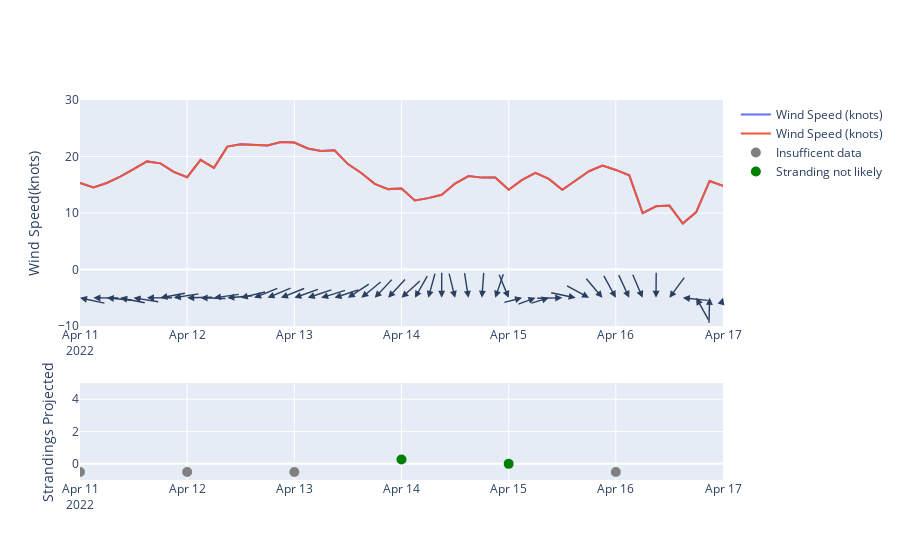

The notebook cell saved with this chart:
### Code cell
fig = make_subplots(rows=2, cols=1, row_heights=[0.7, 0.3])

fig.add_trace(
    go.Scatter(x = times, y= ds.ws, name='Wind Speed (knots)', visible=True), row = 1, col =1)


fig.add_trace(
    go.Scatter(x = times, y= ds.ws, name='Wind Speed (knots)', visible=True), row = 1, col =1)


x = df.predict.where(df.predict<0).dropna()
fig.add_trace(
    go.Scatter(x = x.index.values, y= list(x.values),  
                    visible=True, 
                    marker = dict(size=10, color = 'grey'),
                    mode='markers',
                    name='Insufficent data'), row = 2, col =1)


x = df.predict.where(df.predict>=0).where(df.predict<0.6).dropna()
fig.add_trace(
    go.Scatter(x = x.index.values, y= list(x.values),  
                    visible=True, 
                    marker = dict(size=10, color = 'green'),
                    mode='markers',
                    name='Stranding not likely'), row = 2, col =1)

x = df.predict.where(df.predict>=0.6).where(df.predict<1).dropna()
fig.add_trace(
    go.Scatter(x = x.index.values, y= list(x.values),  
                    visible=True, 
                    marker = dict(size=10, color = 'yellow'),
                    mode='markers',
                    name='Stranding Possible'), row = 2, col =1)


x = df.predict.where(df.predict>=1).dropna()
fig.add_trace(
    go.Scatter(x = x.index.values, y= list(x.values),  
                    visible=True, 
                    marker = dict(size=10, color = 'red'),
                    mode='markers',
                    name='Stranding Likely'), row = 2, col =1)



for a in arrows:
    fig.add_annotation(a)
    
fig.update_yaxes(range=[-10, 30], row = 1)
fig.update_xaxes(range=[times[0], times[-1]], row = 1)
if df.predict.max() < 1:
    fig.update_yaxes(range=[-1, 5], row = 2)
fig.update_xaxes(range=[times[0], times[-1]], row = 2)


fig.update_yaxes(title="Wind Speed(knots)", row = 1)
fig.update_yaxes(title="Strandings Projected", row = 2)
    
fig.show()

### Figure 1 — Plotly figure (JSON) as saved in the notebook; plotly's stock layout.template omitted (floating-point values rounded to 4 significant figures)
{"data": [{"name": "Wind Speed (knots)", "type": "scatter", "visible": true, "x": ["2022-04-11T00:00:00", "2022-04-11T03:00:00", "2022-04-11T06:00:00", "2022-04-11T09:00:00", "2022-04-11T12:00:00", "2022-04-11T15:00:00", "2022-04-11T18:00:00", "2022-04-11T21:00:00", "2022-04-12T00:00:00", "2022-04-12T03:00:00", "2022-04-12T06:00:00", "2022-04-12T09:00:00", "2022-04-12T12:00:00", "2022-04-12T15:00:00", "2022-04-12T18:00:00", "2022-04-12T21:00:00", "2022-04-13T00:00:00", "2022-04-13T03:00:00", "2022-04-13T06:00:00", "2022-04-13T09:00:00", "2022-04-13T12:00:00", "2022-04-13T15:00:00", "2022-04-13T18:00:00", "2022-04-13T21:00:00", "2022-04-14T00:00:00", "2022-04-14T03:00:00", "2022-04-14T06:00:00", "2022-04-14T09:00:00", "2022-04-14T12:00:00", "2022-04-14T15:00:00", "2022-04-14T18:00:00", "2022-04-14T21:00:00", "2022-04-15T00:00:00", "2022-04-15T03:00:00", "2022-04-15T06:00:00", "2022-04-15T09:00:00", "2022-04-15T12:00:00", "2022-04-15T15:00:00", "2022-04-15T18:00:00", "2022-04-15T21:00:00", "2022-04-16T00:00:00", "2022-04-16T03:00:00", "2022-04-16T06:00:00", "2022-04-16T09:00:00", "2022-04-16T12:00:00", "2022-04-16T15:00:00", "2022-04-16T18:00:00", "2022-04-16T21:00:00", "2022-04-17T00:00:00"], "xaxis": "x", "y": [15.33, 14.53, 15.32, 16.44, 17.77, 19.14, 18.79, 17.28, 16.34, 19.41, 18.0, 21.75, 22.18, 22.08, 21.96, 22.55, 22.47, 21.42, 20.96, 21.11, 18.66, 17.08, 15.16, 14.23, 14.35, 12.24, 12.64, 13.23, 15.21, 16.55, 16.27, 16.28, 14.11, 15.86, 17.13, 16.03, 14.12, 15.76, 17.4, 18.41, 17.63, 16.69, 9.977, 11.2, 11.33, 8.14, 10.18, 15.68, 14.82], "yaxis": "y"}, {"name": "Wind Speed (knots)", "type": "scatter", "visible": true, "x": ["2022-04-11T00:00:00", "2022-04-11T03:00:00", "2022-04-11T06:00:00", "2022-04-11T09:00:00", "2022-04-11T12:00:00", "2022-04-11T15:00:00", "2022-04-11T18:00:00", "2022-04-11T21:00:00", "2022-04-12T00:00:00", "2022-04-12T03:00:00", "2022-04-12T06:00:00", "2022-04-12T09:00:00", "2022-04-12T12:00:00", "2022-04-12T15:00:00", "2022-04-12T18:00:00", "2022-04-12T21:00:00", "2022-04-13T00:00:00", "2022-04-13T03:00:00", "2022-04-13T06:00:00", "2022-04-13T09:00:00", "2022-04-13T12:00:00", "2022-04-13T15:00:00", "2022-04-13T18:00:00", "2022-04-13T21:00:00", "2022-04-14T00:00:00", "2022-04-14T03:00:00", "2022-04-14T06:00:00", "2022-04-14T09:00:00", "2022-04-14T12:00:00", "2022-04-14T15:00:00", "2022-04-14T18:00:00", "2022-04-14T21:00:00", "2022-04-15T00:00:00", "2022-04-15T03:00:00", "2022-04-15T06:00:00", "2022-04-15T09:00:00", "2022-04-15T12:00:00", "2022-04-15T15:00:00", "2022-04-15T18:00:00", "2022-04-15T21:00:00", "2022-04-16T00:00:00", "2022-04-16T03:00:00", "2022-04-16T06:00:00", "2022-04-16T09:00:00", "2022-04-16T12:00:00", "2022-04-16T15:00:00", "2022-04-16T18:00:00", "2022-04-16T21:00:00", "2022-04-17T00:00:00"], "xaxis": "x", "y": [15.33, 14.53, 15.32, 16.44, 17.77, 19.14, 18.79, 17.28, 16.34, 19.41, 18.0, 21.75, 22.18, 22.08, 21.96, 22.55, 22.47, 21.42, 20.96, 21.11, 18.66, 17.08, 15.16, 14.23, 14.35, 12.24, 12.64, 13.23, 15.21, 16.55, 16.27, 16.28, 14.11, 15.86, 17.13, 16.03, 14.12, 15.76, 17.4, 18.41, 17.63, 16.69, 9.977, 11.2, 11.33, 8.14, 10.18, 15.68, 14.82], "yaxis": "y"}, {"marker": {"color": "grey", "size": 10}, "mode": "markers", "name": "Insufficent data", "type": "scatter", "visible": true, "x": ["2022-04-10T00:00:00.000000000", "2022-04-11T00:00:00.000000000", "2022-04-12T00:00:00.000000000", "2022-04-13T00:00:00.000000000", "2022-04-16T00:00:00.000000000"], "xaxis": "x2", "y": [-0.5, -0.5, -0.5, -0.5, -0.5], "yaxis": "y2"}, {"marker": {"color": "green", "size": 10}, "mode": "markers", "name": "Stranding not likely", "type": "scatter", "visible": true, "x": ["2022-04-14T00:00:00.000000000", "2022-04-15T00:00:00.000000000"], "xaxis": "x2", "y": [0.27, 0], "yaxis": "y2"}, {"marker": {"color": "yellow", "size": 10}, "mode": "markers", "name": "Stranding Possible", "type": "scatter", "visible": true, "x": [], "xaxis": "x2", "y": [], "yaxis": "y2"}, {"marker": {"color": "red", "size": 10}, "mode": "markers", "name": "Stranding Likely", "type": "scatter", "visible": true, "x": [], "xaxis": "x2", "y": [], "yaxis": "y2"}], "layout": {"annotations": [{"arrowhead": 2, "arrowsize": 1, "arrowwidth": 1.4, "ax": 24.43, "axref": "pixel", "ay": 5.299, "ayref": "pixel", "visible": true, "x": "2022-04-11T00:00:00", "xanchor": "left", "xref": "x", "y": -5, "yanchor": "bottom", "yref": "y"}, {"arrowhead": 2, "arrowsize": 1, "arrowwidth": 1.4, "ax": 25.0, "axref": "pixel", "ay": 0.2324, "ayref": "pixel", "visible": true, "x": "2022-04-11T03:00:00", "xanchor": "left", "xref": "x", "y": -5, "yanchor": "bottom", "yref": "y"}, {"arrowhead": 2, "arrowsize": 1, "arrowwidth": 1.4, "ax": 24.89, "axref": "pixel", "ay": 2.381, "ayref": "pixel", "visible": true, "x": "2022-04-11T06:00:00", "xanchor": "left", "xref": "x", "y": -5, "yanchor": "bottom", "yref": "y"}, {"arrowhead": 2, "arrowsize": 1, "arrowwidth": 1.4, "ax": 24.51, "axref": "pixel", "ay": 4.939, "ayref": "pixel", "visible": true, "x": "2022-04-11T09:00:00", "xanchor": "left", "xref": "x", "y": -5, "yanchor": "bottom", "yref": "y"}, {"arrowhead": 2, "arrowsize": 1, "arrowwidth": 1.4, "ax": 24.7, "axref": "pixel", "ay": 3.861, "ayref": "pixel", "visible": true, "x": "2022-04-11T12:00:00", "xanchor": "left", "xref": "x", "y": -5, "yanchor": "bottom", "yref": "y"}, {"arrowhead": 2, "arrowsize": 1, "arrowwidth": 1.4, "ax": 25.0, "axref": "pixel", "ay": -0.1094, "ayref": "pixel", "visible": true, "x": "2022-04-11T15:00:00", "xanchor": "left", "xref": "x", "y": -5, "yanchor": "bottom", "yref": "y"}, {"arrowhead": 2, "arrowsize": 1, "arrowwidth": 1.4, "ax": 24.57, "axref": "pixel", "ay": -4.643, "ayref": "pixel", "visible": true, "x": "2022-04-11T18:00:00", "xanchor": "left", "xref": "x", "y": -5, "yanchor": "bottom", "yref": "y"}, {"arrowhead": 2, "arrowsize": 1, "arrowwidth": 1.4, "ax": 24.69, "axref": "pixel", "ay": -3.94, "ayref": "pixel", "visible": true, "x": "2022-04-11T21:00:00", "xanchor": "left", "xref": "x", "y": -5, "yanchor": "bottom", "yref": "y"}, {"arrowhead": 2, "arrowsize": 1, "arrowwidth": 1.4, "ax": 24.99, "axref": "pixel", "ay": -0.6511, "ayref": "pixel", "visible": true, "x": "2022-04-12T00:00:00", "xanchor": "left", "xref": "x", "y": -5, "yanchor": "bottom", "yref": "y"}, {"arrowhead": 2, "arrowsize": 1, "arrowwidth": 1.4, "ax": 24.99, "axref": "pixel", "ay": 0.6205, "ayref": "pixel", "visible": true, "x": "2022-04-12T03:00:00", "xanchor": "left", "xref": "x", "y": -5, "yanchor": "bottom", "yref": "y"}, {"arrowhead": 2, "arrowsize": 1, "arrowwidth": 1.4, "ax": 24.75, "axref": "pixel", "ay": -3.498, "ayref": "pixel", "visible": true, "x": "2022-04-12T06:00:00", "xanchor": "left", "xref": "x", "y": -5, "yanchor": "bottom", "yref": "y"}, {"arrowhead": 2, "arrowsize": 1, "arrowwidth": 1.4, "ax": 24.91, "axref": "pixel", "ay": -2.087, "ayref": "pixel", "visible": true, "x": "2022-04-12T09:00:00", "xanchor": "left", "xref": "x", "y": -5, "yanchor": "bottom", "yref": "y"}, {"arrowhead": 2, "arrowsize": 1, "arrowwidth": 1.4, "ax": 24.31, "axref": "pixel", "ay": -5.844, "ayref": "pixel", "visible": true, "x": "2022-04-12T12:00:00", "xanchor": "left", "xref": "x", "y": -5, "yanchor": "bottom", "yref": "y"}, {"arrowhead": 2, "arrowsize": 1, "arrowwidth": 1.4, "ax": 23.15, "axref": "pixel", "ay": -9.429, "ayref": "pixel", "visible": true, "x": "2022-04-12T15:00:00", "xanchor": "left", "xref": "x", "y": -5, "yanchor": "bottom", "yref": "y"}, {"arrowhead": 2, "arrowsize": 1, "arrowwidth": 1.4, "ax": 23.0, "axref": "pixel", "ay": -9.799, "ayref": "pixel", "visible": true, "x": "2022-04-12T18:00:00", "xanchor": "left", "xref": "x", "y": -5, "yanchor": "bottom", "yref": "y"}, {"arrowhead": 2, "arrowsize": 1, "arrowwidth": 1.4, "ax": 23.2, "axref": "pixel", "ay": -9.324, "ayref": "pixel", "visible": true, "x": "2022-04-12T21:00:00", "xanchor": "left", "xref": "x", "y": -5, "yanchor": "bottom", "yref": "y"}, {"arrowhead": 2, "arrowsize": 1, "arrowwidth": 1.4, "ax": 23.55, "axref": "pixel", "ay": -8.378, "ayref": "pixel", "visible": true, "x": "2022-04-13T00:00:00", "xanchor": "left", "xref": "x", "y": -5, "yanchor": "bottom", "yref": "y"}, {"arrowhead": 2, "arrowsize": 1, "arrowwidth": 1.4, "ax": 23.7, "axref": "pixel", "ay": -7.964, "ayref": "pixel", "visible": true, "x": "2022-04-13T03:00:00", "xanchor": "left", "xref": "x", "y": -5, "yanchor": "bottom", "yref": "y"}, {"arrowhead": 2, "arrowsize": 1, "arrowwidth": 1.4, "ax": 23.84, "axref": "pixel", "ay": -7.513, "ayref": "pixel", "visible": true, "x": "2022-04-13T06:00:00", "xanchor": "left", "xref": "x", "y": -5, "yanchor": "bottom", "yref": "y"}, {"arrowhead": 2, "arrowsize": 1, "arrowwidth": 1.4, "ax": 23.69, "axref": "pixel", "ay": -7.982, "ayref": "pixel", "visible": true, "x": "2022-04-13T09:00:00", "xanchor": "left", "xref": "x", "y": -5, "yanchor": "bottom", "yref": "y"}, {"arrowhead": 2, "arrowsize": 1, "arrowwidth": 1.4, "ax": 20.89, "axref": "pixel", "ay": -13.73, "ayref": "pixel", "visible": true, "x": "2022-04-13T12:00:00", "xanchor": "left", "xref": "x", "y": -5, "yanchor": "bottom", "yref": "y"}, {"arrowhead": 2, "arrowsize": 1, "arrowwidth": 1.4, "ax": 19.29, "axref": "pixel", "ay": -15.9, "ayref": "pixel", "visible": true, "x": "2022-04-13T15:00:00", "xanchor": "left", "xref": "x", "y": -5, "yanchor": "bottom", "yref": "y"}, {"arrowhead": 2, "arrowsize": 1, "arrowwidth": 1.4, "ax": 17.14, "axref": "pixel", "ay": -18.2, "ayref": "pixel", "visible": true, "x": "2022-04-13T18:00:00", "xanchor": "left", "xref": "x", "y": -5, "yanchor": "bottom", "yref": "y"}, {"arrowhead": 2, "arrowsize": 1, "arrowwidth": 1.4, "ax": 16.91, "axref": "pixel", "ay": -18.42, "ayref": "pixel", "visible": true, "x": "2022-04-13T21:00:00", "xanchor": "left", "xref": "x", "y": -5, "yanchor": "bottom", "yref": "y"}, {"arrowhead": 2, "arrowsize": 1, "arrowwidth": 1.4, "ax": 18.39, "axref": "pixel", "ay": -16.94, "ayref": "pixel", "visible": true, "x": "2022-04-14T00:00:00", "xanchor": "left", "xref": "x", "y": -5, "yanchor": "bottom", "yref": "y"}, {"arrowhead": 2, "arrowsize": 1, "arrowwidth": 1.4, "ax": 12.35, "axref": "pixel", "ay": -21.74, "ayref": "pixel", "visible": true, "x": "2022-04-14T03:00:00", "xanchor": "left", "xref": "x", "y": -5, "yanchor": "bottom", "yref": "y"}, {"arrowhead": 2, "arrowsize": 1, "arrowwidth": 1.4, "ax": 6.642, "axref": "pixel", "ay": -24.1, "ayref": "pixel", "visible": true, "x": "2022-04-14T06:00:00", "xanchor": "left", "xref": "x", "y": -5, "yanchor": "bottom", "yref": "y"}, {"arrowhead": 2, "arrowsize": 1, "arrowwidth": 1.4, "ax": 0.004774, "axref": "pixel", "ay": -25.0, "ayref": "pixel", "visible": true, "x": "2022-04-14T09:00:00", "xanchor": "left", "xref": "x", "y": -5, "yanchor": "bottom", "yref": "y"}, {"arrowhead": 2, "arrowsize": 1, "arrowwidth": 1.4, "ax": -5.963, "axref": "pixel", "ay": -24.28, "ayref": "pixel", "visible": true, "x": "2022-04-14T12:00:00", "xanchor": "left", "xref": "x", "y": -5, "yanchor": "bottom", "yref": "y"}, {"arrowhead": 2, "arrowsize": 1, "arrowwidth": 1.4, "ax": -3.947, "axref": "pixel", "ay": -24.69, "ayref": "pixel", "visible": true, "x": "2022-04-14T15:00:00", "xanchor": "left", "xref": "x", "y": -5, "yanchor": "bottom", "yref": "y"}, {"arrowhead": 2, "arrowsize": 1, "arrowwidth": 1.4, "ax": 1.845, "axref": "pixel", "ay": -24.93, "ayref": "pixel", "visible": true, "x": "2022-04-14T18:00:00", "xanchor": "left", "xref": "x", "y": -5, "yanchor": "bottom", "yref": "y"}, {"arrowhead": 2, "arrowsize": 1, "arrowwidth": 1.4, "ax": 8.046, "axref": "pixel", "ay": -23.67, "ayref": "pixel", "visible": true, "x": "2022-04-14T21:00:00", "xanchor": "left", "xref": "x", "y": -5, "yanchor": "bottom", "yref": "y"}, {"arrowhead": 2, "arrowsize": 1, "arrowwidth": 1.4, "ax": -9.487, "axref": "pixel", "ay": -23.13, "ayref": "pixel", "visible": true, "x": "2022-04-15T00:00:00", "xanchor": "left", "xref": "x", "y": -5, "yanchor": "bottom", "yref": "y"}, {"arrowhead": 2, "arrowsize": 1, "arrowwidth": 1.4, "ax": -24.23, "axref": "pixel", "ay": 6.168, "ayref": "pixel", "visible": true, "x": "2022-04-15T03:00:00", "xanchor": "left", "xref": "x", "y": -5, "yanchor": "bottom", "yref": "y"}, {"arrowhead": 2, "arrowsize": 1, "arrowwidth": 1.4, "ax": -23.47, "axref": "pixel", "ay": 8.615, "ayref": "pixel", "visible": true, "x": "2022-04-15T06:00:00", "xanchor": "left", "xref": "x", "y": -5, "yanchor": "bottom", "yref": "y"}, {"arrowhead": 2, "arrowsize": 1, "arrowwidth": 1.4, "ax": -23.91, "axref": "pixel", "ay": 7.313, "ayref": "pixel", "visible": true, "x": "2022-04-15T09:00:00", "xanchor": "left", "xref": "x", "y": -5, "yanchor": "bottom", "yref": "y"}, {"arrowhead": 2, "arrowsize": 1, "arrowwidth": 1.4, "ax": -25.0, "axref": "pixel", "ay": 0.3621, "ayref": "pixel", "visible": true, "x": "2022-04-15T12:00:00", "xanchor": "left", "xref": "x", "y": -5, "yanchor": "bottom", "yref": "y"}, {"arrowhead": 2, "arrowsize": 1, "arrowwidth": 1.4, "ax": -24.47, "axref": "pixel", "ay": -5.103, "ayref": "pixel", "visible": true, "x": "2022-04-15T15:00:00", "xanchor": "left", "xref": "x", "y": -5, "yanchor": "bottom", "yref": "y"}, {"arrowhead": 2, "arrowsize": 1, "arrowwidth": 1.4, "ax": -22.0, "axref": "pixel", "ay": -11.88, "ayref": "pixel", "visible": true, "x": "2022-04-15T18:00:00", "xanchor": "left", "xref": "x", "y": -5, "yanchor": "bottom", "yref": "y"}, {"arrowhead": 2, "arrowsize": 1, "arrowwidth": 1.4, "ax": -16.08, "axref": "pixel", "ay": -19.15, "ayref": "pixel", "visible": true, "x": "2022-04-15T21:00:00", "xanchor": "left", "xref": "x", "y": -5, "yanchor": "bottom", "yref": "y"}, {"arrowhead": 2, "arrowsize": 1, "arrowwidth": 1.4, "ax": -11.97, "axref": "pixel", "ay": -21.95, "ayref": "pixel", "visible": true, "x": "2022-04-16T00:00:00", "xanchor": "left", "xref": "x", "y": -5, "yanchor": "bottom", "yref": "y"}, {"arrowhead": 2, "arrowsize": 1, "arrowwidth": 1.4, "ax": -10.46, "axref": "pixel", "ay": -22.71, "ayref": "pixel", "visible": true, "x": "2022-04-16T03:00:00", "xanchor": "left", "xref": "x", "y": -5, "yanchor": "bottom", "yref": "y"}, {"arrowhead": 2, "arrowsize": 1, "arrowwidth": 1.4, "ax": -9.819, "axref": "pixel", "ay": -22.99, "ayref": "pixel", "visible": true, "x": "2022-04-16T06:00:00", "xanchor": "left", "xref": "x", "y": -5, "yanchor": "bottom", "yref": "y"}, {"arrowhead": 2, "arrowsize": 1, "arrowwidth": 1.4, "ax": 0.1914, "axref": "pixel", "ay": -25.0, "ayref": "pixel", "visible": true, "x": "2022-04-16T09:00:00", "xanchor": "left", "xref": "x", "y": -5, "yanchor": "bottom", "yref": "y"}, {"arrowhead": 2, "arrowsize": 1, "arrowwidth": 1.4, "ax": 14.82, "axref": "pixel", "ay": -20.13, "ayref": "pixel", "visible": true, "x": "2022-04-16T12:00:00", "xanchor": "left", "xref": "x", "y": -5, "yanchor": "bottom", "yref": "y"}, {"arrowhead": 2, "arrowsize": 1, "arrowwidth": 1.4, "ax": 24.88, "axref": "pixel", "ay": 2.483, "ayref": "pixel", "visible": true, "x": "2022-04-16T15:00:00", "xanchor": "left", "xref": "x", "y": -5, "yanchor": "bottom", "yref": "y"}, {"arrowhead": 2, "arrowsize": 1, "arrowwidth": 1.4, "ax": 12.19, "axref": "pixel", "ay": 21.83, "ayref": "pixel", "visible": true, "x": "2022-04-16T18:00:00", "xanchor": "left", "xref": "x", "y": -5, "yanchor": "bottom", "yref": "y"}, {"arrowhead": 2, "arrowsize": 1, "arrowwidth": 1.4, "ax": -0.6003, "axref": "pixel", "ay": 24.99, "ayref": "pixel", "visible": true, "x": "2022-04-16T21:00:00", "xanchor": "left", "xref": "x", "y": -5, "yanchor": "bottom", "yref": "y"}, {"arrowhead": 2, "arrowsize": 1, "arrowwidth": 1.4, "ax": -6.933, "axref": "pixel", "ay": 24.02, "ayref": "pixel", "visible": true, "x": "2022-04-17T00:00:00", "xanchor": "left", "xref": "x", "y": -5, "yanchor": "bottom", "yref": "y"}], "xaxis": {"anchor": "y", "domain": [0, 1], "range": ["2022-04-11T00:00:00", "2022-04-17T00:00:00"]}, "xaxis2": {"anchor": "y2", "domain": [0, 1], "range": ["2022-04-11T00:00:00", "2022-04-17T00:00:00"]}, "yaxis": {"anchor": "x", "domain": [0.405, 1], "range": [-10, 30], "title": {"text": "Wind Speed(knots)"}}, "yaxis2": {"anchor": "x2", "domain": [0, 0.255], "range": [-1, 5], "title": {"text": "Strandings Projected"}}}}
